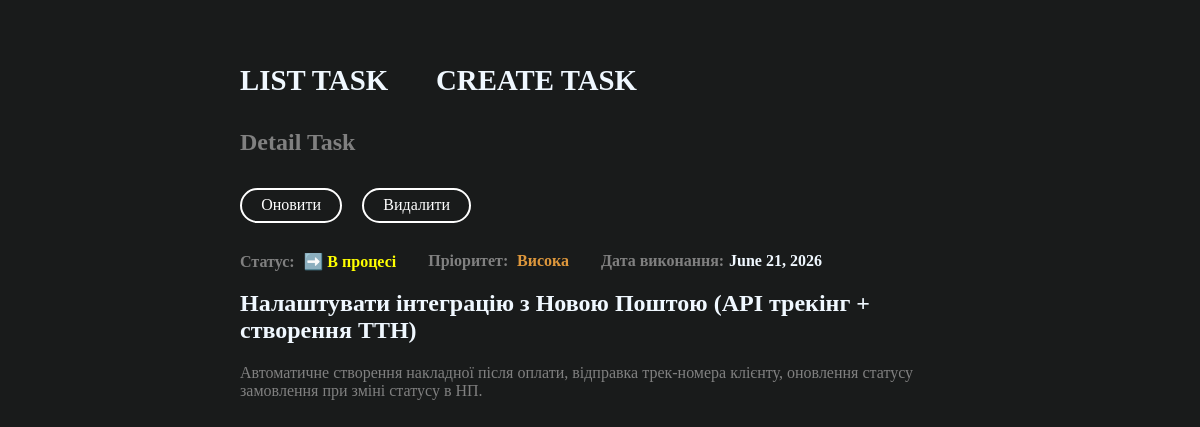
The app's page /task/15 with its own data.
### core/models.py (models this page shows, shortened)
class Task(models.Model):
    class Status(models.TextChoices):
        NEW = "new", "Нова"
        IN_PROGRESS = "in_progress", "В процесі"
        DONE = "done", "Виконано"
    class Priority(models.TextChoices):
        LOW = "low", "Легка"
        MEDIUM = "medium", "Середня"
        HIGH = "high", "Висока"
        IMMEDIATE = "immediate", "Негайний"
    title = models.CharField(max_length=255)
    description = models.TextField(blank=True)
    status = models.CharField(max_length=20, choices=Status.choices, default=Status.NEW)
    is_active = models.BooleanField(default=True)
    created_at = models.DateTimeField(auto_now_add=True)
    due_date = models.DateField(null=True, blank=True)
    priority = models.CharField(
        max_length=10, choices=Priority.choices, default=Priority.MEDIUM
    )

### core/views.py (the view)
# urls.py: path("task/<int:pk>", views.TaskDetailView.as_view(), name="task-detail"),
class TaskDetailView(DetailView):
    template_name = "core/detail.html"
    context_object_name = "task"
    def get_context_data(self, **kwargs):
        context = super().get_context_data(**kwargs)
        context["title"] = "Detail Task"
        return context
    def get_queryset(self):
        return Task.objects.filter(pk=self.kwargs["pk"])

### core/templates/core/detail.html
{% extends 'base.html' %}
{% block content %}
<div>
    <a class="btn" href="{% url 'core:task-update' task.id %}">Оновити</a>
    <a class="btn" href="{% url 'core:task-delete' task.id %}">Видалити</a>
</div>
<div class="data">
    <div class="data-content">
        {% if task.status == 'done' %}
        <span class="status done"><span>Статус:</span> ✅ {{ task.get_status_display }}</span>
        {% elif task.status == 'new' %}
        <span class="status new"><span>Статус:</span> 🆕 {{ task.get_status_display }}</span>
        {% elif task.status == 'in_progress' %}
        <span class="status in_progress"><span>Статус:</span> ➡️ {{ task.get_status_display }}</span>
        {% endif %}
    </div>
    <div class="data-content">
        {% if task.priority == 'high' %}
        <span class="priority high"><span>Пріоритет:</span> {{ task.get_priority_display }}</span>
        {% elif task.priority == 'medium' %}
        <span class="priority medium"><span>Пріоритет:</span> {{ task.get_priority_display }}</span>
        {% elif task.priority == 'immediate' %}
        <span class="priority immediate"><span>Пріоритет:</span> {{ task.get_priority_display }}</span>
        {% elif task.priority == 'low' %}
        <span class="priority low"><span>Пріоритет:</span> {{ task.get_priority_display }}</span>
        {% endif %}
    </div>
    <div class="data-content">
        <span><span>Дата виконання:</span>{{ task.due_date }}</span>
    </div>
</div>
<h2>{{ task.title }}</h2>
<p class="description">{{ task.description }}</p>
{% endblock content%}

### core/static/core/css/style.css (style rules this page uses)
body { margin: 0; padding: 0; box-sizing: border-box; color: aliceblue; }
a { text-decoration: none; }
body { background-color: rgb(25, 27, 27); padding: 3rem 0; }
.description { color: grey; flex: 3; }
.status, .priority, .date { flex: 1; }
.status, .priority { font-weight: 600; }
.status.in_progress { color: yellow; }
.priority.high { color: rgb(221, 151, 60); }
.data { display: flex; gap: 2rem; flex-wrap: wrap; }
.data-content>span { font-weight: 700; }
.data-content>span>span { margin-right: .3rem; color: grey; }

### records on screen
Task: status "В процесі", priority "Висока", due_date "June 21, 2026", title "Налаштувати інтеграцію з Новою Поштою (API трекінг + створення ТТН)", description "Автоматичне створення накладної після оплати, відправка трек-номера клієнту, оновлення статусу замовлення при зміні статусу в НП."

### other values on screen
{{ title }} "Detail Task"
